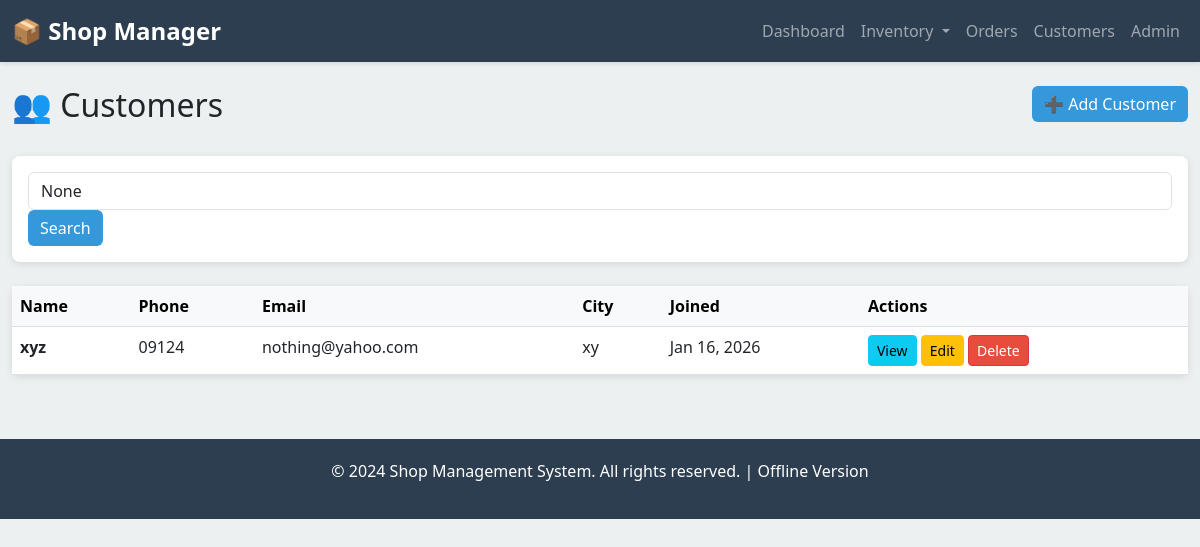
The app's page /customers/ with its own data.
### inventory/models.py (models this page shows, shortened)
class Customer(models.Model):
    name = models.CharField(max_length=200)
    phone = models.CharField(max_length=20, blank=True)
    email = models.EmailField(blank=True)
    address = models.TextField(blank=True)
    city = models.CharField(max_length=100, blank=True)
    created_at = models.DateTimeField(auto_now_add=True)

### inventory/views.py (the view)
# urls.py: path('customers/', views.customer_list, name='customer-list'),
def customer_list(request):
    customers = Customer.objects.all().order_by('-created_at')
    query = request.GET.get('q')
    if query:
        customers = customers.filter(Q(name__icontains=query) | Q(phone__icontains=query))
    context = {'customers': customers, 'query': query}
    return render(request, 'inventory/customer_list.html', context)

### templates/inventory/customer_list.html (shortened to what this page needs)
{% extends 'base.html' %}
{% block content %}
<div class="row mb-4">
    <div class="col-md-8">
        <h2>👥 Customers</h2>
    </div>
    <div class="col-md-4">
        <a href="{% url 'customer-create' %}" class="btn btn-primary float-end">➕ Add Customer</a>
    </div>
</div>
<div class="card mb-4">
    <div class="card-body">
        <form method="get" class="form-inline">
            <input type="text" name="q" class="form-control me-2" placeholder="Search by name or phone" value="{{ query }}">
            <button type="submit" class="btn btn-primary">Search</button>
        </form>
    </div>
</div>
<div class="card">
    <div class="table-responsive">
        <table class="table table-hover mb-0">
            <thead class="table-light">
                <tr>
                    <th>Name</th>
                    <th>Phone</th>
                    <th>Email</th>
                    <th>City</th>
                    <th>Joined</th>
                    <th>Actions</th>
                </tr>
            </thead>
            <tbody>
                {% for customer in customers %}
                <tr>
                    <td><strong>{{ customer.name }}</strong></td>
                    <td>{{ customer.phone|default:"N/A" }}</td>
                    <td>{{ customer.email|default:"N/A" }}</td>
                    <td>{{ customer.city|default:"N/A" }}</td>
                    <td>{{ customer.created_at|date:"M d, Y" }}</td>
                    <td>
                        <a href="{% url 'customer-detail' customer.pk %}" class="btn btn-sm btn-info">View</a>
                        <a href="{% url 'customer-edit' customer.pk %}" class="btn btn-sm btn-warning">Edit</a>
                        <a href="{% url 'customer-delete' customer.pk %}" class="btn btn-sm btn-danger">Delete</a>
                    </td>
                </tr>
                {% empty %}
                <tr>
                    <td colspan="6" class="text-center text-muted py-4">No customers found</td>
                </tr>
                {% endfor %}
            </tbody>
        </table>
    </div>
</div>
{% endblock %}

### templates/base.html (style rules this page uses)
:root { --primary-color: #2c3e50; --secondary-color: #3498db; --success-color: #27ae60; --danger-color: #e74c3c; --warning-color: #f39c12; }
body { background-color: #ecf0f1; font-family: 'Segoe UI', Tahoma, Geneva, Verdana, sans-serif; }
.card { border: none; box-shadow: 0 2px 8px rgba(0,0,0,0.1); border-radius: 8px; }
.btn-primary { background-color: var(--secondary-color); border: none; }
.btn-danger { background-color: var(--danger-color); }
.table { background-color: white; }

### records on screen
Customer: name "xyz", phone "09124", email "nothing@yahoo.com", city "xy", created_at "Jan 16, 2026"
